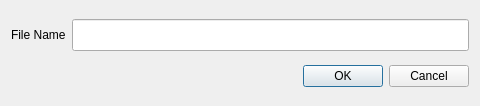
<?xml version="1.0" encoding="UTF-8"?>
<ui version="4.0">
 <class>getStringDialog</class>
 <widget class="QDialog" name="getStringDialog">
  <property name="geometry">
   <rect>
    <x>0</x>
    <y>0</y>
    <width>480</width>
    <height>106</height>
   </rect>
  </property>
  <property name="windowTitle">
   <string>Enter File Name</string>
  </property>
  <layout class="QGridLayout" name="gridLayout">
   <item row="0" column="0">
    <widget class="QLabel" name="boxLabel">
     <property name="text">
      <string>File Name</string>
     </property>
    </widget>
   </item>
   <item row="0" column="1">
    <widget class="QLineEdit" name="textValueBox">
     <property name="minimumSize">
      <size>
       <width>0</width>
       <height>32</height>
      </size>
     </property>
     <property name="sizeIncrement">
      <size>
       <width>0</width>
       <height>64</height>
      </size>
     </property>
    </widget>
   </item>
   <item row="1" column="1">
    <widget class="QDialogButtonBox" name="buttonBox">
     <property name="orientation">
      <enum>Qt::Horizontal</enum>
     </property>
     <property name="standardButtons">
      <set>QDialogButtonBox::Cancel|QDialogButtonBox::Ok</set>
     </property>
    </widget>
   </item>
  </layout>
 </widget>
 <resources/>
 <connections>
  <connection>
   <sender>buttonBox</sender>
   <signal>accepted()</signal>
   <receiver>getStringDialog</receiver>
   <slot>accept()</slot>
   <hints>
    <hint type="sourcelabel">
     <x>248</x>
     <y>254</y>
    </hint>
    <hint type="destinationlabel">
     <x>157</x>
     <y>274</y>
    </hint>
   </hints>
  </connection>
  <connection>
   <sender>buttonBox</sender>
   <signal>rejected()</signal>
   <receiver>getStringDialog</receiver>
   <slot>reject()</slot>
   <hints>
    <hint type="sourcelabel">
     <x>316</x>
     <y>260</y>
    </hint>
    <hint type="destinationlabel">
     <x>286</x>
     <y>274</y>
    </hint>
   </hints>
  </connection>
 </connections>
</ui>
